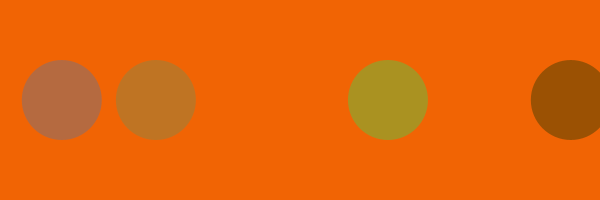
Frame 1 (no input)
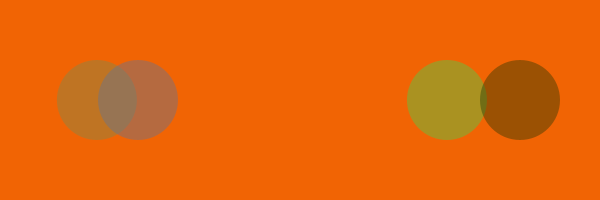
Frame 60 (the mouse pressed at the canvas centre just before this capture)
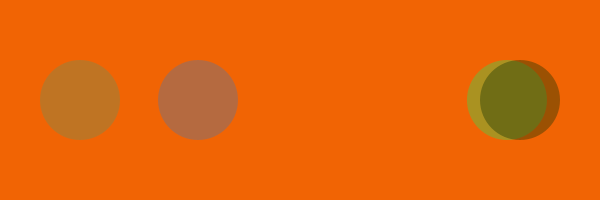
Frame 120 (the mouse held since frame 60 and released just before this capture)

The Processing sketch that drew these frames (run headless with seeded random() and noise(); from frame 60 on, the mouse is pressed at the canvas centre):

// Processing sketch: processing_86147
// ── processing_86147.pde

// P04_Var5_ModifyingArrays
// Barton Poulson uvu.edu/profpages/bart
// 18 January 2013

int wide = 600;
int high = 200;

float[] x = {random(0, wide), random(0, wide), random(0, wide)};
float[] x2 = new float[x.length];
int y = high/2;
int d = 80;

color[] c = {color(random(255), random(255), random(255)),
             color(random(255), random(255), random(255)),
             color(random(255), random(255), random(255)),
             color(random(255), random(255), random(255))};

void setup() {
//  size(wide, high);
  size(600, 200);  // OpenProcessing doesn't like variables for size
  noStroke();
  arrayCopy(x, x2);
  x2 = append(x2, random(0, wide));
  c = append(c, color(random(255), random(255), random(255)));
}

void draw() {
  background(c[4]);
  fill(c[0], 100);
  ellipse(x2[0], y, d, d);
  fill(c[1], 100);
  ellipse(x2[1], y, d, d);
  fill(c[2], 100);
  ellipse(x2[2], y, d, d);
  fill(c[3], 100);
  ellipse(x2[3], y, d, d);
  
  x2[0]++;
  x2[0] = constrain(x2[0], d, width-d);
  x2[1]--;
  x2[1] = constrain(x2[1], d, width-d);
  x2[2]++;
  x2[2] = constrain(x2[2], d, width-d);
  x2[3]++;
  x2[3] = constrain(x2[3], d, width-d);
}
